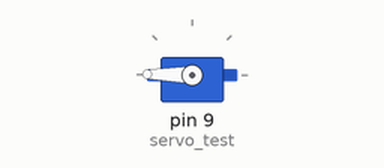
The sketch below on a simulated Arduino Uno, built with avr-gcc and run on an emulated ATmega328P. Parts: servo.

Above: at 0.05 s.
Timing chart, 0 to 3.0 s (numbered marks = the images above):
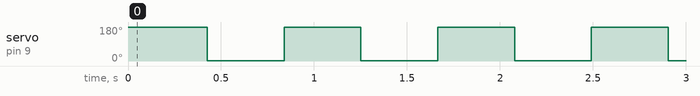

The sketch:

servo.ino
```cpp
#include <Servo.h>// header file for controlling servo
Servo servo_test;        //initialize a servo object for the connected servo

int angle = 0;

void setup()
{
  servo_test.attach(9);      // attach the signal pin of servo to pin9 of arduino
}

void loop()
{
  for(angle = 0; angle < 180; angle += 1)    // command to move from 0 degrees to 180 degrees
  {
    servo_test.write(angle);                 //command to rotate the servo to the specified angle
    //delayMicroseconds(1);
  }

  delay(400);

  for(angle = 180; angle>=1; angle-=1)     // command to move from 180 degrees to 0 degrees
  {
    servo_test.write(angle);              //command to rotate the servo to the specified angle
    //delayMicroseconds(1);
  }

    delay(400);
}
```

Measured:
- by itself, servo on pin 9 (servo_test): alternates 179° for 0.41 s and 1° for 0.41 s
